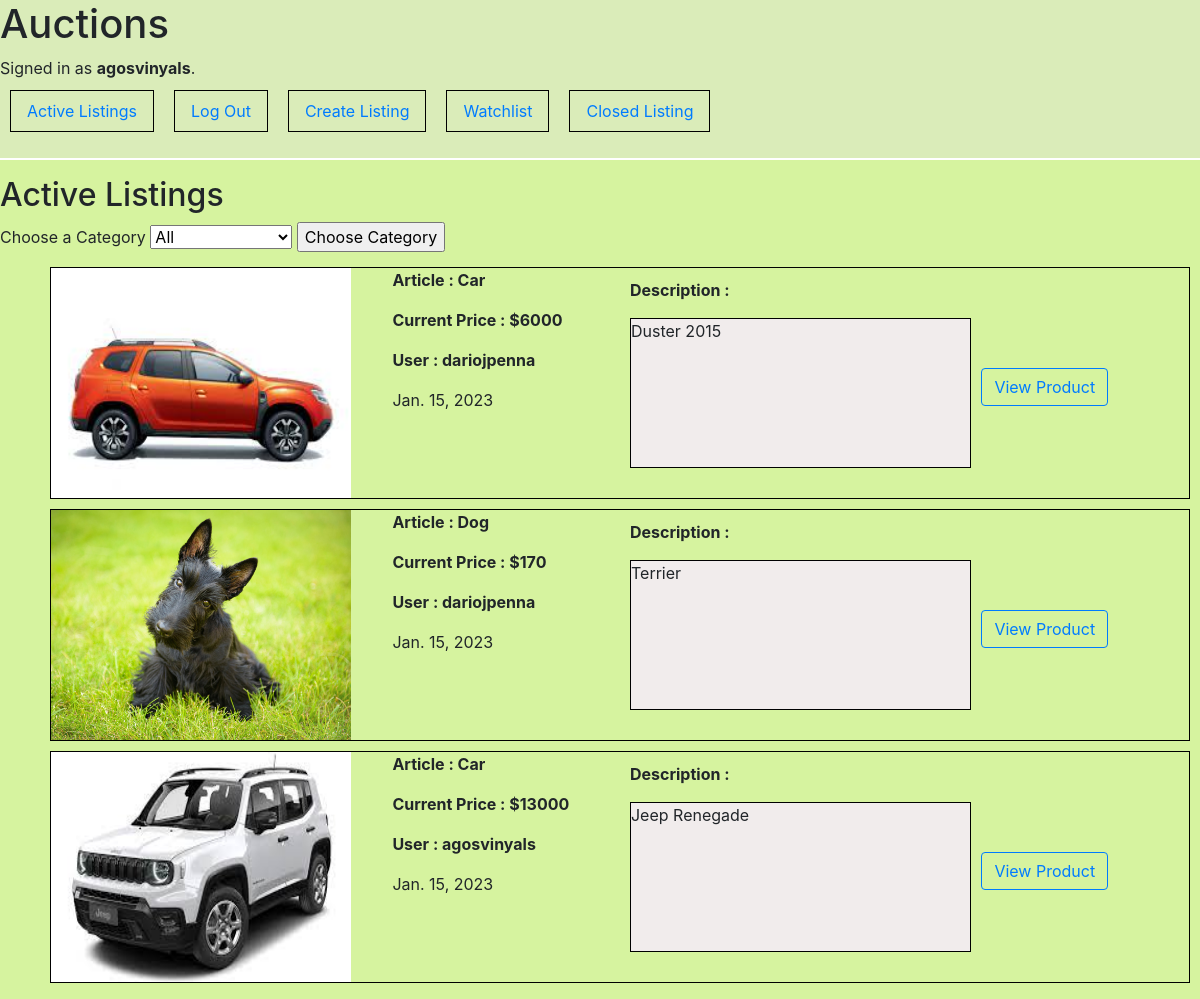
The app's page /watchlist (signed in) with its own data.
### auctions/models.py (models this page shows, shortened)
class User(AbstractUser):
    pass

class Auction(models.Model):
    article=models.CharField(max_length=64)
    price=models.ForeignKey(Bid,on_delete=models.CASCADE,null=True,blank=True,related_name='Bid')
    description=models.TextField(max_length=500)
    image=models.ImageField (upload_to='media', null=TRUE)
    date=models.DateField(auto_now=True,null=TRUE,blank=True)
    category=models.ForeignKey(Category , on_delete=models.CASCADE, blank=True,null=True,related_name='category')
    watchlist=models.ManyToManyField(User,blank=TRUE,null=TRUE,related_name='watchlist')
    owner = models.ForeignKey(User,on_delete=models.CASCADE,blank=TRUE,null=TRUE,related_name='user')
    activated=models.BooleanField(default=True)

class Bid (models.Model):
    user=models.ForeignKey(User,on_delete=models.CASCADE,blank=False,null=False,related_name='userBid')
    bid=models.IntegerField(blank=True,null=TRUE)
    def __str__(self):
        return f'{self.bid}'

### auctions/views.py (the view)
# urls.py: path('watchlist',views.watchlist,name='watchlist'),
def watchlist(request):
    user=request.user
    watchlistProduct=user.watchlist.all()
    return render(request,'auctions/watchlist.html',{
        'auctions': watchlistProduct,
        'categories': Category.objects.all(),
    })

### auctions/models.py (called while the page is built)
    def __str__(self):
        return f'{self.CategorieName}'

### auctions/templates/auctions/watchlist.html (shortened to what this page needs)
{% extends "auctions/layout.html" %}
{% block body %}
    <h2>Active Listings</h2>
    <form action="{% url 'categories' %}" method="post" >
        <div>
            <label for="category" >Choose a Category</label>
            <select name="category" id="category">
                {% for cat in categories %}
                <option value="{{cat}}">{{cat}}</option>
                {%endfor%}
            </select>
            <input type="submit" value="Choose Category">
        </div>
    </form>
    <ul  >
        {% for auction in auctions %}
        <li >
            <div class="images">
                {% if auction.image %} <img src="{{auction.image.url}}" alt="" width="300" height="230">{% endif %}
            </div>
            <div class="properties">
                <p class="items"> Article : {{auction.article }} </p>
                <p class="items"> Current Price : ${{ auction.price }} </p>
                <p class="items"> User : {{auction.owner}} </p>
                <p> {{ auction.date}} </p>
            </div>
            <div class="description" >
                <p class="items"> Description : </p>
                <p class="text-description">{{ auction.description}}</p>
            </div>
            <div >
                   <form action="{% url 'product' id=auction.id %}" method="get">
                    <button style="margin-top: 100px;" class= "btn btn-outline-primary">View Product</button>
                   </form>
            </div>
        </li>
        {% endfor %}
    </ul>
{% endblock %}

### auctions/templates/auctions/layout.html (shortened to what this page needs)
{% load static %}
<!DOCTYPE html>
<html lang="en">
    <head>
        <link rel="stylesheet" href="https://stackpath.bootstrapcdn.com/bootstrap/4.4.1/css/bootstrap.min.css">
        <link href="{% static 'auctions/styles.css' %}" rel="stylesheet">
    </head>
    <body>
        <div class="menu">
            <h1>Auctions</h1>
            <div>
                {% if user.is_authenticated %}
                    Signed in as <strong>{{ user.username }}</strong>.
                {% else %}
                    Not signed in.
                {% endif %}
            </div>
            <ul class="nav">
                <li class="nav-item">
                    <a class="nav-link" href="{% url 'index' %}">Active Listings</a>
                </li>
                {% if user.is_authenticated %}
                    <li class="nav-item">
                        <a class="nav-link" href="{% url 'logout' %}">Log Out</a>
                    </li>
                    <li class="nav-item">
                        <a class="nav-link" href="{% url 'create' %}">Create Listing</a>
                    </li>
                    <li class="nav-item">
                        <a class="nav-link" href="{% url 'watchlist' %}">Watchlist</a>
                    </li>
                    <li class="nav-item">
                        <a class="nav-link" href="{% url 'closed' %}">Closed Listing</a>
                    </li>
                {% endif %}
            </ul>
            <hr>
        </div>
        {% block body %}
        {% endblock %}
    </body>
</html>

### auctions/static/auctions/styles.css (style rules this page uses)
body { background-color: rgb(214, 243, 159); }
.menu { background-color: rgb(218, 236, 185); }
li { display: flex ; border: solid black 1px; margin: 10px; }
.images { width: 30%; height: 100%; }
.properties { width: 20%; }
.description { width: 30%; margin: 10px; }
.items { font-weight: bold; }
.text-description { border: solid black 1px; height: 150px; background-color: rgb(241, 236, 236); }
hr { color: white; border-color: white; border-width: 2px; }

### records on screen
User: username "agosvinyals"
Auction: image (picture), article "Car", price "6000", owner "dariojpenna", date "Jan. 15, 2023", description "Duster 2015"
Auction: image (picture), article "Dog", price "170", owner "dariojpenna", date "Jan. 15, 2023", description "Terrier"
Auction: image (picture), article "Car", price "13000", owner "agosvinyals", date "Jan. 15, 2023", description "Jeep Renegade"

### other values on screen
form field category "All"
